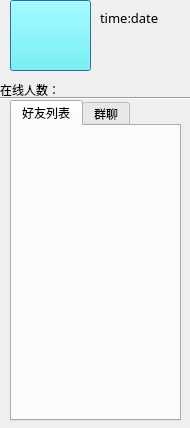
<?xml version="1.0" encoding="UTF-8"?>
<ui version="4.0">
 <class>friendlistDialog</class>
 <widget class="QDialog" name="friendlistDialog">
  <property name="geometry">
   <rect>
    <x>0</x>
    <y>0</y>
    <width>190</width>
    <height>428</height>
   </rect>
  </property>
  <property name="windowTitle">
   <string>Dialog</string>
  </property>
  <property name="styleSheet">
   <string notr="true">background-image: url(:/images/8.jpg);</string>
  </property>
  <widget class="QPushButton" name="name">
   <property name="geometry">
    <rect>
     <x>10</x>
     <y>0</y>
     <width>81</width>
     <height>71</height>
    </rect>
   </property>
   <property name="styleSheet">
    <string notr="true">background-color: rgb(85, 255, 255);</string>
   </property>
   <property name="text">
    <string/>
   </property>
  </widget>
  <widget class="QLabel" name="ymdtime">
   <property name="geometry">
    <rect>
     <x>100</x>
     <y>50</y>
     <width>61</width>
     <height>20</height>
    </rect>
   </property>
   <property name="text">
    <string/>
   </property>
  </widget>
  <widget class="QTabWidget" name="tabWidget">
   <property name="geometry">
    <rect>
     <x>10</x>
     <y>100</y>
     <width>171</width>
     <height>321</height>
    </rect>
   </property>
   <property name="currentIndex">
    <number>0</number>
   </property>
   <widget class="QWidget" name="widget">
    <attribute name="title">
     <string>好友列表</string>
    </attribute>
   </widget>
   <widget class="QWidget" name="tab_2">
    <attribute name="title">
     <string>群聊</string>
    </attribute>
    <widget class="QPushButton" name="group">
     <property name="geometry">
      <rect>
       <x>0</x>
       <y>0</y>
       <width>161</width>
       <height>31</height>
      </rect>
     </property>
     <property name="text">
      <string>+加入群聊</string>
     </property>
    </widget>
   </widget>
  </widget>
  <widget class="Line" name="line">
   <property name="geometry">
    <rect>
     <x>-10</x>
     <y>90</y>
     <width>201</width>
     <height>16</height>
    </rect>
   </property>
   <property name="orientation">
    <enum>Qt::Horizontal</enum>
   </property>
  </widget>
  <widget class="QLabel" name="persons">
   <property name="geometry">
    <rect>
     <x>0</x>
     <y>80</y>
     <width>61</width>
     <height>20</height>
    </rect>
   </property>
   <property name="text">
    <string>在线人数：</string>
   </property>
  </widget>
  <widget class="QLabel" name="yfmtime">
   <property name="geometry">
    <rect>
     <x>100</x>
     <y>30</y>
     <width>54</width>
     <height>16</height>
    </rect>
   </property>
   <property name="text">
    <string/>
   </property>
  </widget>
  <widget class="QLabel" name="label">
   <property name="geometry">
    <rect>
     <x>100</x>
     <y>10</y>
     <width>71</width>
     <height>16</height>
    </rect>
   </property>
   <property name="font">
    <font>
     <family>AcadEref</family>
     <pointsize>10</pointsize>
    </font>
   </property>
   <property name="styleSheet">
    <string notr="true">color: rgb(255, 255, 0);
color: rgb(0, 0, 0);</string>
   </property>
   <property name="text">
    <string>time:date</string>
   </property>
  </widget>
 </widget>
 <resources/>
 <connections/>
</ui>
